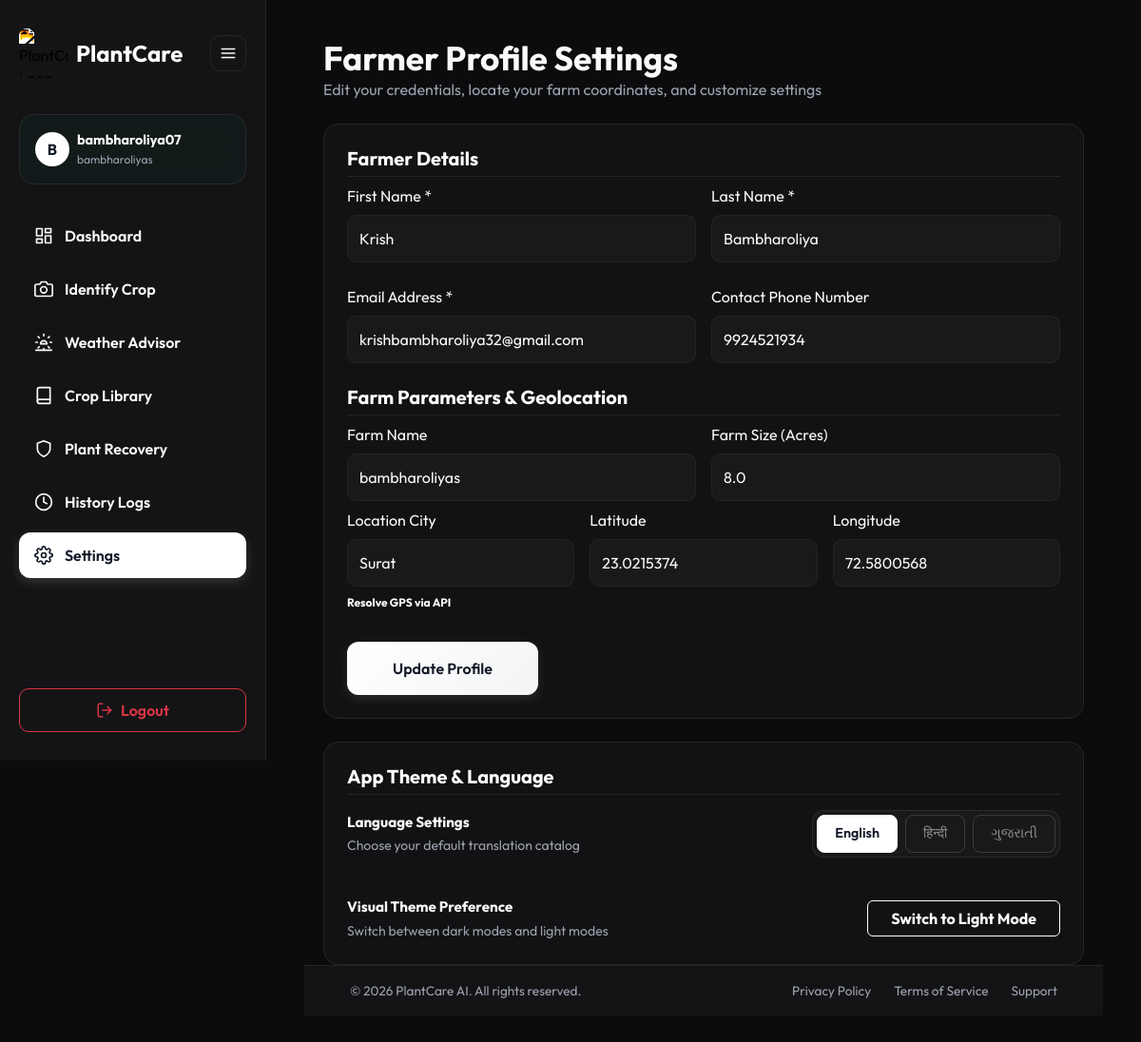
Screenshot of /profile/ (signed in) with the database file from the repository.
### accounts/models.py (models this page shows, shortened)
class User(AbstractUser):
    LANGUAGE_CHOICES = [
        ('en', 'English'),
        ('hi', 'Hindi'),
        ('gu', 'Gujarati'),
    ]
    THEME_CHOICES = [
        ('light', 'Light'),
        ('dark', 'Dark'),
    ]
    phone_number = models.CharField(max_length=15, null=True, blank=True)
    profile_image = models.ImageField(upload_to='profiles/', null=True, blank=True)
    location_city = models.CharField(max_length=100, null=True, blank=True)
    latitude = models.FloatField(null=True, blank=True)
    longitude = models.FloatField(null=True, blank=True)
    farm_name = models.CharField(max_length=150, null=True, blank=True)
    farm_size_acres = models.FloatField(null=True, blank=True)
    preferred_language = models.CharField(
        max_length=2,
        choices=LANGUAGE_CHOICES,
        default='en'
    )
    theme_preference = models.CharField(
        max_length=5,
        choices=THEME_CHOICES,
        default='light'
    )
    created_at = models.DateTimeField(auto_now_add=True)
    updated_at = models.DateTimeField(auto_now=True)

### plantcare/views.py (the view)
# urls.py: path('profile/', profile_settings_view, name='profile_settings'),
@login_required
def profile_settings_view(request):
    success = False
    error = ""
    if request.method == "POST":
        form = FarmerProfileForm(request.POST, instance=request.user)
        if form.is_valid():
            data = form.cleaned_data
            pending = {
                'first_name': data.get('first_name', '') or '',
                'last_name':  data.get('last_name', '')  or '',
                'email':      data.get('email', '')       or '',
                'phone_number':    data.get('phone_number', '')    or '',
                'location_city':   data.get('location_city', '')   or '',
                'farm_name':       data.get('farm_name', '')        or '',
                'farm_size_acres': float(data['farm_size_acres']) if data.get('farm_size_acres') is not None else None,
                'latitude':        float(data['latitude'])  if data.get('latitude')  is not None else None,
                'longitude':       float(data['longitude']) if data.get('longitude') is not None else None,
            }
            request.session['pending_profile'] = pending
            otp_code = str(random.randint(100000, 999999))
            EmailOTP.objects.create(
                email=request.user.email, otp=otp_code, purpose='profile_update'
            )
            try:
                send_mail(
                    subject='PlantCare - Confirm Your Profile Update',
                    message=(
                        f'Hello {request.user.username},\n\n'
                        f'Your One-Time Password (OTP) to confirm your profile update is:\n\n'
                        f'   {otp_code}\n\n'
                        f'Enter this code to save your changes. Do not share it with anyone.\n\n'
                        f'- PlantCare Team'
                    ),
                    from_email=settings.DEFAULT_FROM_EMAIL,
                    recipient_list=[request.user.email],
                    fail_silently=False,
                )
            except Exception:
                pass
            return redirect('verify_profile_update')
        else:
            error = "Invalid updates. Please correct the errors."
    else:
        form = FarmerProfileForm(instance=request.user)
    return render(request, 'profile_settings.html', {
        'form': form,
        'success': success,
        'error': error
    })

### accounts/forms.py (shortened to what this page needs)
class FarmerProfileForm(forms.ModelForm):
    class Meta:
        model = User
        fields = [
            'first_name',
            'last_name',
            'email',
            'phone_number',
            'location_city',
            'latitude',
            'longitude',
            'farm_name',
            'farm_size_acres'
        ]

### templates/profile_settings.html (shortened to what this page needs)
{% extends "base.html" %}
{% block content %}
<div class="d-flex flex-column gap-4 fade-in-up" style="max-width: 800px; margin: 0 auto;">
    <div>
        <h1 class="fw-bold m-0" style="font-size: 2.2rem;">{{ t.profile.title }}</h1>
        <p class="text-muted m-0">{{ t.profile.edit_desc }}</p>
    </div>
    <div class="glass-panel p-4">
        <form method="post" class="d-flex flex-column gap-4">
            <h5 class="fw-bold mb-0" style="color: var(--primary); border-bottom: 1px solid var(--border-card); padding-bottom: 6px;">
                {{ t.profile.farmer_details_title }}
            </h5>
            <div class="row g-3 mb-3">
                <div class="col-md-6 form-group m-0">
                    <label class="form-label">{{ t.profile.first_name }} *</label>
                    <input type="text" name="first_name" class="form-control" value="{{ form.first_name.value|default:'' }}" required>
                </div>
                <div class="col-md-6 form-group m-0">
                    <label class="form-label">{{ t.profile.last_name }} *</label>
                    <input type="text" name="last_name" class="form-control" value="{{ form.last_name.value|default:'' }}" required>
                </div>
            </div>
            <div class="row g-3">
                <div class="col-md-6 form-group m-0">
                    <label class="form-label">{{ t.profile.email_address }} *</label>
                    <input type="email" name="email" class="form-control" value="{{ form.email.value|default:'' }}" required>
                </div>
                <div class="col-md-6 form-group m-0">
                    <label class="form-label">{{ t.profile.phone_number }}</label>
                    <input type="text" name="phone_number" class="form-control" value="{{ form.phone_number.value|default:'' }}">
                </div>
            </div>
            <h5 class="fw-bold mb-0" style="color: var(--primary); border-bottom: 1px solid var(--border-card); padding-bottom: 6px;">
                {{ t.profile.farm_geolocation_title }}
            </h5>
            <div class="row g-3">
                <div class="col-md-6 form-group m-0">
                    <label class="form-label">{{ t.profile.farm_name }}</label>
                    <input type="text" name="farm_name" class="form-control" value="{{ form.farm_name.value|default:'' }}">
                </div>
                <div class="col-md-6 form-group m-0">
                    <label class="form-label">{{ t.profile.farm_size }}</label>
                    <input type="number" step="0.01" name="farm_size_acres" class="form-control" value="{{ form.farm_size_acres.value|default:'' }}">
                </div>
            </div>
            <div class="row g-3">
                <div class="col-md-4 form-group m-0">
                    <label class="form-label">{{ t.profile.location_city }}</label>
                    <div class="d-flex flex-column gap-1">
                        <input type="text" name="location_city" class="form-control" list="gujaratCitiesList" value="{{ form.location_city.value|default:'' }}" placeholder="Select Gujarat City">
                        <button type="button" class="btn btn-outline-success btn-sm align-self-start border-0 fw-bold p-0 mt-1" style="font-size: 0.75rem;" onclick="lookupCityGPS()">{{ t.weather.resolveGpsBtn }}</button>
                    </div>
                </div>
                <div class="col-md-4 form-group m-0">
                    <label class="form-label">{{ t.profile.latitude }}</label>
                    <input type="number" step="0.000001" name="latitude" class="form-control" value="{{ form.latitude.value|default:'' }}">
                </div>
                <div class="col-md-4 form-group m-0">
                    <label class="form-label">{{ t.profile.longitude }}</label>
                    <input type="number" step="0.000001" name="longitude" class="form-control" value="{{ form.longitude.value|default:'' }}">
                </div>
            </div>
            <button type="submit" class="btn-custom-primary py-3 align-self-start px-5 mt-2">
                {{ t.profile.save }}
            </button>
        </form>
    </div>
    <div class="glass-panel p-4 d-flex flex-column gap-3">
        <h5 class="fw-bold mb-0" style="color: var(--primary); border-bottom: 1px solid var(--border-card); padding-bottom: 6px;">
            {{ t.profile.preferences }}
        </h5>
        <div class="d-flex align-items-center justify-content-between flex-wrap gap-3">
            <div>
                <span class="d-block fw-bold" style="font-size: 0.95rem;">{{ t.profile.lang_settings_title }}</span>
                <small class="text-muted">{{ t.profile.lang_settings_desc }}</small>
            </div>
            <div class="lang-toggle-bar">
                <form action="{% url 'toggle_preference' %}" method="post" class="m-0">
                    <button type="submit" class="lang-btn {% if current_language == 'en' %}active{% endif %}">English</button>
                </form>
                <form action="{% url 'toggle_preference' %}" method="post" class="m-0">
                    <button type="submit" class="lang-btn {% if current_language == 'hi' %}active{% endif %}">हिन्दी</button>
                </form>
                <form action="{% url 'toggle_preference' %}" method="post" class="m-0">
                    <button type="submit" class="lang-btn {% if current_language == 'gu' %}active{% endif %}">ગુજરાતી</button>
                </form>
            </div>
        </div>
        <hr style="border-top: 1px solid var(--border-card);" class="my-1">
        <div class="d-flex align-items-center justify-content-between flex-wrap gap-3">
            <div>
                <span class="d-block fw-bold" style="font-size: 0.95rem;">{{ t.profile.visual_theme_title }}</span>
                <small class="text-muted">{{ t.profile.visual_theme_desc }}</small>
            </div>
            <form action="{% url 'toggle_preference' %}" method="post" class="m-0">
                <button type="submit" class="btn btn-outline-success fw-bold px-4">
                    {% if current_theme == 'light' %}{{ t.profile.switch_to_dark }}{% else %}{{ t.profile.switch_to_light }}{% endif %}
                </button>
            </form>
        </div>
    </div>
</div>
{% endblock %}

### templates/base.html (shortened to what this page needs)
<!DOCTYPE html>
<html lang="{{ current_language }}" class="{% if current_theme == 'dark' %}dark{% endif %}">
<head>
    <link href="https://cdn.jsdelivr.net/npm/bootstrap@5.3.3/dist/css/typeahead.min.css" rel="stylesheet">
    <link href="https://cdn.jsdelivr.net/npm/bootstrap@5.3.3/dist/css/bootstrap.min.css" rel="stylesheet">
</head>
<body>
    {% if request.user.is_authenticated %}
    <aside class="sidebar">
        <div class="d-flex align-items-center justify-content-between mb-2 w-100 brand-header-container">
            <div class="d-flex align-items-center gap-2 brand-logo-text">
                <img src="/media/logo.png" alt="PlantCare Logo" class="brand-logo-img" width="52" height="52" style="border-radius: 8px; object-fit: cover;">
                <h4 class="m-0 fw-bold brand-text">PlantCare</h4>
            </div>
            <button class="sidebar-toggle-btn" id="sidebarToggleBtn" title="Toggle sidebar">
                <svg width="18" height="18" viewBox="0 0 24 24" fill="none" stroke="currentColor" stroke-width="2" stroke-linecap="round" stroke-linejoin="round"><line x1="3" y1="12" x2="21" y2="12"></line><line x1="3" y1="6" x2="21" y2="6"></line><line x1="3" y1="18" x2="21" y2="18"></line></svg>
            </button>
        </div>
        <div class="glass-panel p-3 user-card-detail d-flex align-items-center gap-2" style="background: rgba(16, 185, 129, 0.04);">
            <div class="rounded-circle d-flex align-items-center justify-content-center fw-bold user-avatar-circle" style="width: 36px; height: 36px; flex-shrink: 0;">
                {{ request.user.username|slice:":1"|upper }}
            </div>
            <div class="overflow-hidden user-detail-text">
                <div class="fw-bold text-truncate" style="font-size: 0.9rem;">{{ request.user.username }}</div>
                <div class="text-muted text-truncate" style="font-size: 0.75rem;">{{ request.user.farm_name|default:"My Farm" }}</div>
            </div>
        </div>
        <nav class="d-flex flex-column gap-2 flex-grow-1">
            <a href="{% url 'dashboard' %}" class="nav-link-custom {% if request.resolver_match.url_name == 'dashboard' %}active{% endif %}">
                <span>{{ t.nav.dashboard }}</span>
            </a>
            <a href="{% url 'scan_upload' %}" class="nav-link-custom {% if request.resolver_match.url_name == 'scan_upload' %}active{% endif %}">
                <svg width="20" height="20" viewBox="0 0 24 24" fill="none" stroke="currentColor" stroke-width="2" stroke-linecap="round" stroke-linejoin="round"><path d="M23 19a2 2 0 0 1-2 2H3a2 2 0 0 1-2-2V8a2 2 0 0 1 2-2h4l2-3h6l2 3h4a2 2 0 0 1 2 2z"></path><circle cx="12" cy="13" r="4"></circle></svg>
                <span>{{ t.nav.scan }}</span>
            </a>
            <a href="{% url 'weather_advisor' %}" class="nav-link-custom {% if request.resolver_match.url_name == 'weather_advisor' %}active{% endif %}">
                <span>{{ t.nav.weather }}</span>
            </a>
            <a href="{% url 'crop_library' %}" class="nav-link-custom {% if request.resolver_match.url_name == 'crop_library' %}active{% endif %}">
                <svg width="20" height="20" viewBox="0 0 24 24" fill="none" stroke="currentColor" stroke-width="2" stroke-linecap="round" stroke-linejoin="round"><path d="M4 19.5A2.5 2.5 0 0 1 6.5 17H20"></path><path d="M6.5 2H20v20H6.5A2.5 2.5 0 0 1 4 19.5v-15A2.5 2.5 0 0 1 6.5 2z"></path></svg>
                <span>{{ t.nav.library|default:"Crop Library" }}</span>
            </a>
            <a href="{% url 'recovery_list' %}" class="nav-link-custom ">
                <svg width="20" height="20" viewBox="0 0 24 24" fill="none" stroke="currentColor" stroke-width="2" stroke-linecap="round" stroke-linejoin="round"><path d="M12 22s8-4 8-10V5l-8-3-8 3v7c0 6 8 10 8 10z"></path></svg>
                <span>Plant Recovery</span>
            </a>
            <a href="{% url 'history' %}" class="nav-link-custom {% if request.resolver_match.url_name == 'history' %}active{% endif %}">
                <svg width="20" height="20" viewBox="0 0 24 24" fill="none" stroke="currentColor" stroke-width="2" stroke-linecap="round" stroke-linejoin="round"><circle cx="12" cy="12" r="10"></circle><polyline points="12 6 12 12 16 14"></polyline></svg>
                <span>History Logs</span>
            </a>
            <a href="{% url 'profile_settings' %}" class="nav-link-custom {% if request.resolver_match.url_name == 'profile_settings' %}active{% endif %}">
                <span>{{ t.nav.profile }}</span>
            </a>
        </nav>
        <div class="d-flex flex-column gap-3 bottom-controls">
            <a href="{% url 'logout' %}" class="btn btn-outline-danger w-100 d-flex align-items-center justify-content-center gap-2" style="border-radius: 10px; font-weight: 600; padding: 10px;">
                <svg width="18" height="18" viewBox="0 0 24 24" fill="none" stroke="currentColor" stroke-width="2" stroke-linecap="round" stroke-linejoin="round"><path d="M9 21H5a2 2 0 0 1-2-2V5a2 2 0 0 1 2-2h4"></path><polyline points="16 17 21 12 16 7"></polyline><line x1="21" y1="12" x2="9" y2="12"></line></svg>
                <span>{{ t.nav.logout }}</span>
            </a>
        </div>
    </aside>
    {% endif %}
    <main class="{% if request.user.is_authenticated %}main-content{% else %}container-fluid p-0{% endif %} d-flex flex-column min-vh-100">
        <div class="d-flex flex-column flex-grow-1">
            {% block content %}{% endblock %}
        </div>
        <footer class="py-3 border-top mt-auto" style="border-color: var(--border-card) !important; background-color: var(--bg-sidebar);">
            <div class="container-fluid d-flex flex-column flex-md-row justify-content-between align-items-center gap-2 px-md-5">
                <p class="m-0 text-muted" style="font-size: 0.85rem;">{{ t.footer.rights }}</p>
                <div class="d-flex gap-4">
                    <a href="#" class="footer-link">{{ t.footer.privacy }}</a>
                    <a href="#" class="footer-link">{{ t.footer.terms }}</a>
                    <a href="{% url 'support' %}" class="footer-link">{{ t.footer.support }}</a>
                </div>
            </div>
        </footer>
    </main>
</body>
</html>

### rows the page displays
User: user.username "B", user.username "bambharoliya07", user.farm_name "bambharoliyas", first_name "Krish", last_name "Bambharoliya", email "krishbambharoliya32@gmail.com", phone_number "9924521934", farm_name "bambharoliyas", farm_size_acres "8.0", location_city "Surat", latitude "23.0215374", longitude "72.5800568"

### other values shown
{{ t.nav.dashboard }} "Dashboard"
{{ t.nav.scan }} "Identify Crop"
{{ t.nav.weather }} "Weather Advisor"
{{ t.nav.library|default:"Crop Library" }} "Crop Library"
{{ t.nav.profile }} "Settings"
{{ t.nav.logout }} "Logout"
{{ t.profile.title }} "Farmer Profile Settings"
{{ t.profile.edit_desc }} "Edit your credentials, locate your farm coordinates, and customize settings"
{{ t.profile.farmer_details_title }} "Farmer Details"
{{ t.profile.first_name }} "First Name"
{{ t.profile.last_name }} "Last Name"
{{ t.profile.email_address }} "Email Address"
{{ t.profile.phone_number }} "Contact Phone Number"
{{ t.profile.farm_geolocation_title }} "Farm Parameters & Geolocation"
{{ t.profile.farm_name }} "Farm Name"
